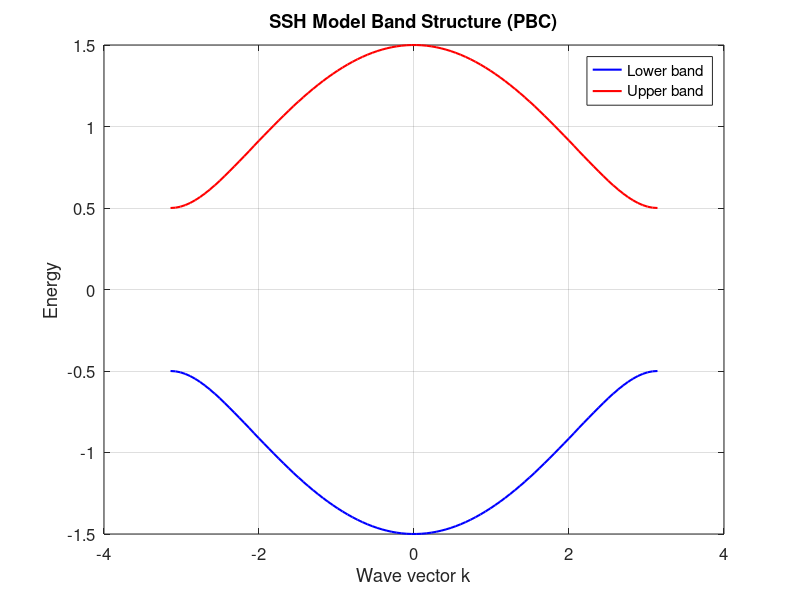
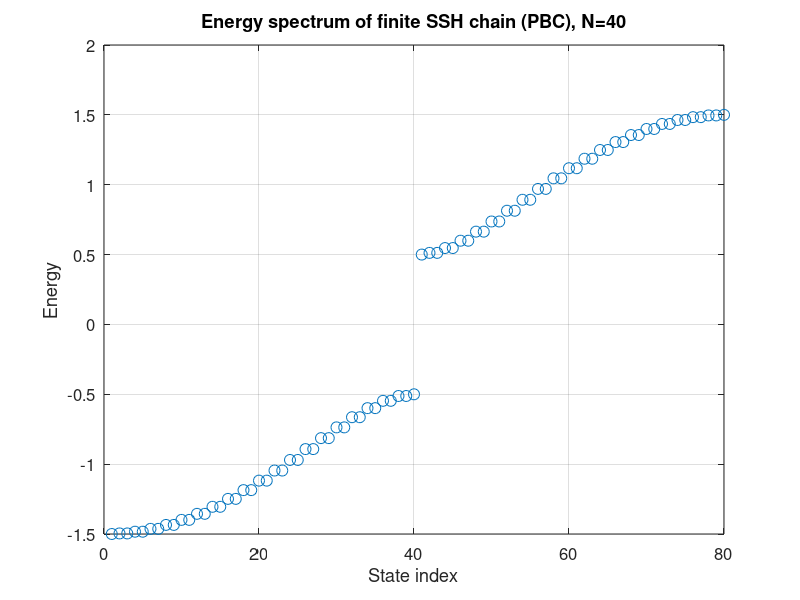
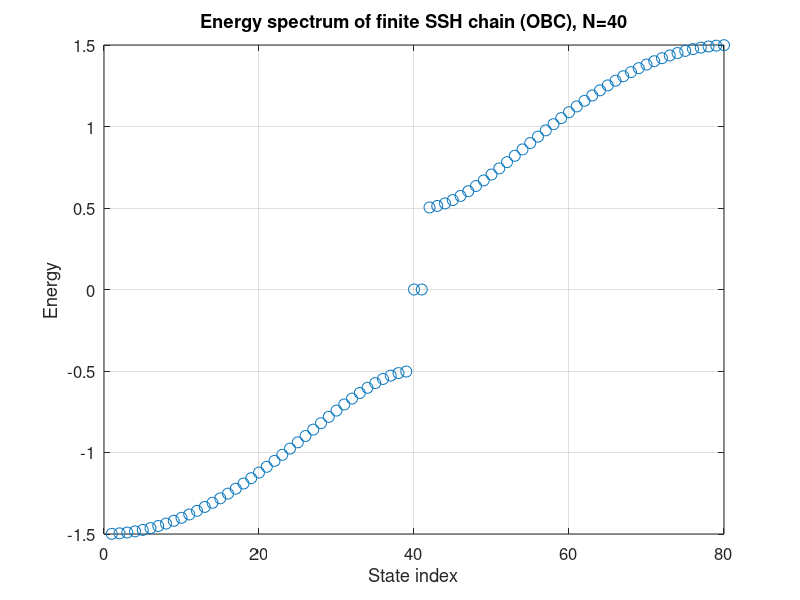
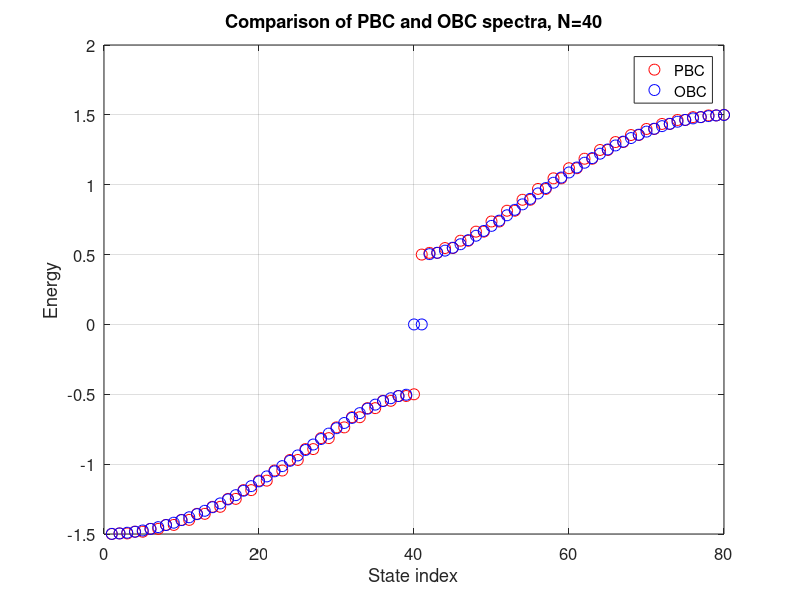

Write MATLAB code to recreate these figures, in order.
clear all;
close all;
clc;

%% SSH model parameters setup
t1=0.5;    % Intra-cell hopping strength
t2=1.0;    % Inter-cell hopping strength
N=40;      % Number of unit cells (for finite chain calculation)
k_points=100; % Number of k-points

%% 1. Calculate band structure for infinite SSH chain (implicit periodic boundary conditions)
k=linspace(-pi, pi, k_points);
E_bands=zeros(2, length(k));

for i=1:length(k)
    H_k=[0, t1 + t2*exp(-1j*k(i)); 
           t1 + t2*exp(1j*k(i)), 0];
    eigenvalues=eig(H_k);
    E_bands(:, i)=sort(real(eigenvalues));
end

% Plot band structure
figure;
plot(k, E_bands(1,:), 'b', 'LineWidth', 1.5);
hold on;
plot(k, E_bands(2,:), 'r', 'LineWidth', 1.5);
xlabel('Wave vector k');
ylabel('Energy');
title('SSH Model Band Structure (PBC)');
grid on;
legend('Lower band', 'Upper band');
set(gca, 'FontSize', 12);

%% 2. Finite SSH chain calculation - Periodic Boundary Conditions (PBC)
H_pbc=zeros(2*N);

% Construct Hamiltonian with periodic boundary conditions
for i=1:N
    % Intra-cell hopping (t1)
    H_pbc(2*i-1, 2*i)=t1;
    H_pbc(2*i, 2*i-1)=t1;
    
    % Inter-cell hopping (t2) - regular terms
    if i < N
        H_pbc(2*i, 2*i+1)=t2;
        H_pbc(2*i+1, 2*i)=t2;
    end
    
    % Periodic boundary terms - connect last cell to first cell
    if i == N
        H_pbc(2*N, 1)=t2;
        H_pbc(1, 2*N)=t2;
    end
end

% Diagonalization
[psi_pbc, E_pbc]=eig(H_pbc);
E_pbc=diag(E_pbc);

% Plot finite chain PBC energy spectrum
figure;
plot(E_pbc, 'o', 'MarkerSize', 8);
xlabel('State index');
ylabel('Energy');
title(['Energy spectrum of finite SSH chain (PBC), N=' num2str(N)]);
grid on;
set(gca, 'FontSize', 12);

%% 3. Finite SSH chain calculation - Open Boundary Conditions (OBC) comparison
H_obc=zeros(2*N);

% Construct Hamiltonian with open boundary conditions
for i=1:N
    % Intra-cell hopping (t1)
    H_obc(2*i-1, 2*i)=t1;
    H_obc(2*i, 2*i-1)=t1;
    
    % Inter-cell hopping (t2) - internal connections only
    if i < N
        H_obc(2*i, 2*i+1)=t2;
        H_obc(2*i+1, 2*i)=t2;
    end
end

% Diagonalization
[psi_obc, E_obc]=eig(H_obc);
E_obc=diag(E_obc);

% Plot finite chain OBC energy spectrum
figure;
plot(E_obc, 'o', 'MarkerSize', 8);
xlabel('State index');
ylabel('Energy');
title(['Energy spectrum of finite SSH chain (OBC), N=' num2str(N)]);
grid on;
set(gca, 'FontSize', 12);

%% 4. Compare PBC and OBC energy spectra
figure;
plot(sort(E_pbc), 'ro', 'MarkerSize', 8, 'DisplayName', 'PBC');
hold on;
plot(sort(E_obc), 'bo', 'MarkerSize', 8, 'DisplayName', 'OBC');
xlabel('State index');
ylabel('Energy');
title(['Comparison of PBC and OBC spectra, N=' num2str(N)]);
legend;
grid on;
set(gca, 'FontSize', 12);

%% 5. Calculate topological invariant - Winding number
d_vector=zeros(2, length(k));
for i=1:length(k)
    dx=t1 + t2*cos(k(i));
    dy=t2*sin(k(i));
    d_vector(:, i)=[dx; dy];
end

% Plot d-vector trajectory in Brillouin zone
figure;
plot(d_vector(1,:), d_vector(2,:), 'LineWidth', 1.5);
hold on;
plot(0, 0, 'ro'); % Origin
xlabel('d_x');
ylabel('d_y');
title('Trajectory of d(k) vector');
grid on;
axis equal;
set(gca, 'FontSize', 12);

% Calculate winding number
winding_number=0;
for i=1:length(k)-1
    theta1=atan2(d_vector(2,i), d_vector(1,i));
    theta2=atan2(d_vector(2,i+1), d_vector(1,i+1));
    delta_theta=theta2 - theta1;
    
    % Handle phase jumps
    if delta_theta > pi
        delta_theta=delta_theta - 2*pi;
    elseif delta_theta < -pi
        delta_theta=delta_theta + 2*pi;
    end
    
    winding_number=winding_number + delta_theta;
end
winding_number=winding_number / (2*pi);

fprintf('Winding number: %.2f\n', winding_number);

% Modified part: using if-else instead of ternary operator
if abs(t1) < abs(t2)
    phase='Non-trivial (winding=1)';
else
    phase='Trivial (winding=0)';
end
fprintf('Topological phase: %s\n', phase);